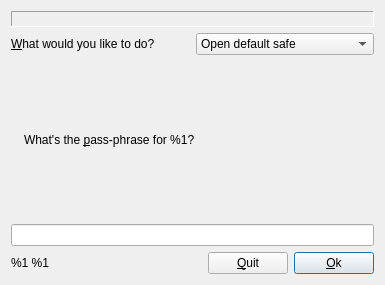
<?xml version="1.0" encoding="UTF-8"?>
<ui version="4.0">
 <class>StartupDlgBase</class>
 <widget class="QDialog" name="StartupDlgBase">
  <property name="geometry">
   <rect>
    <x>0</x>
    <y>0</y>
    <width>385</width>
    <height>285</height>
   </rect>
  </property>
  <property name="minimumSize">
   <size>
    <width>385</width>
    <height>285</height>
   </size>
  </property>
  <property name="maximumSize">
   <size>
    <width>385</width>
    <height>285</height>
   </size>
  </property>
  <property name="windowTitle">
   <string>Welcome to MyPasswordSafe</string>
  </property>
  <layout class="QVBoxLayout">
   <item>
    <widget class="QLabel" name="pixmapLabel2">
     <property name="frameShape">
      <enum>QFrame::Panel</enum>
     </property>
     <property name="frameShadow">
      <enum>QFrame::Sunken</enum>
     </property>
     <property name="pixmap">
      <pixmap resource="../resources.qrc">:/images/about_banner.png</pixmap>
     </property>
     <property name="scaledContents">
      <bool>true</bool>
     </property>
     <property name="wordWrap">
      <bool>false</bool>
     </property>
    </widget>
   </item>
   <item>
    <layout class="QHBoxLayout">
     <item>
      <widget class="QLabel" name="textLabel2">
       <property name="text">
        <string>&amp;What would you like to do?</string>
       </property>
       <property name="wordWrap">
        <bool>false</bool>
       </property>
       <property name="buddy">
        <cstring>actionBox</cstring>
       </property>
      </widget>
     </item>
     <item>
      <widget class="QComboBox" name="actionBox">
       <item>
        <property name="text">
         <string>Open default safe</string>
        </property>
       </item>
       <item>
        <property name="text">
         <string>Browse</string>
        </property>
       </item>
       <item>
        <property name="text">
         <string>Create new safe</string>
        </property>
       </item>
      </widget>
     </item>
    </layout>
   </item>
   <item>
    <widget class="QStackedWidget" name="passPhraseStack">
     <widget class="QWidget" name="passPhrase">
      <property name="geometry">
       <rect>
        <x>0</x>
        <y>0</y>
        <width>367</width>
        <height>76</height>
       </rect>
      </property>
      <layout class="QGridLayout">
       <property name="margin">
        <number>0</number>
       </property>
       <item row="1" column="0">
        <widget class="QLineEdit" name="passPhraseBox">
         <property name="echoMode">
          <enum>QLineEdit::Password</enum>
         </property>
        </widget>
       </item>
       <item row="0" column="0">
        <layout class="QHBoxLayout">
         <item>
          <widget class="QLabel" name="pixmapLabel1">
           <property name="sizePolicy">
            <sizepolicy hsizetype="Fixed" vsizetype="Fixed">
             <horstretch>0</horstretch>
             <verstretch>0</verstretch>
            </sizepolicy>
           </property>
           <property name="pixmap">
            <pixmap resource="../resources.qrc">:/images/keys.png</pixmap>
           </property>
           <property name="scaledContents">
            <bool>true</bool>
           </property>
           <property name="wordWrap">
            <bool>false</bool>
           </property>
          </widget>
         </item>
         <item>
          <widget class="QLabel" name="openLabel">
           <property name="text">
            <string>What's the &amp;pass-phrase for %1?</string>
           </property>
           <property name="alignment">
            <set>Qt::AlignVCenter</set>
           </property>
           <property name="wordWrap">
            <bool>true</bool>
           </property>
           <property name="buddy">
            <cstring>passPhraseBox</cstring>
           </property>
          </widget>
         </item>
        </layout>
       </item>
      </layout>
     </widget>
     <widget class="QWidget" name="newPassPhrase">
      <property name="geometry">
       <rect>
        <x>0</x>
        <y>0</y>
        <width>100</width>
        <height>30</height>
       </rect>
      </property>
      <layout class="QGridLayout">
       <property name="margin">
        <number>0</number>
       </property>
       <item row="0" column="1">
        <widget class="QLineEdit" name="newPassPhraseBox">
         <property name="echoMode">
          <enum>QLineEdit::Password</enum>
         </property>
        </widget>
       </item>
       <item row="1" column="1">
        <widget class="QLineEdit" name="verifyBox">
         <property name="echoMode">
          <enum>QLineEdit::Password</enum>
         </property>
        </widget>
       </item>
       <item row="0" column="0">
        <widget class="QLabel" name="textLabel2_2">
         <property name="text">
          <string>&amp;Pass-phrase:</string>
         </property>
         <property name="wordWrap">
          <bool>false</bool>
         </property>
         <property name="buddy">
          <cstring>passPhraseBox</cstring>
         </property>
        </widget>
       </item>
       <item row="1" column="0">
        <widget class="QLabel" name="textLabel3">
         <property name="text">
          <string>&amp;Verify:</string>
         </property>
         <property name="wordWrap">
          <bool>false</bool>
         </property>
         <property name="buddy">
          <cstring>verifyBox</cstring>
         </property>
        </widget>
       </item>
      </layout>
     </widget>
    </widget>
   </item>
   <item>
    <layout class="QHBoxLayout">
     <item>
      <widget class="QLabel" name="versionLabel">
       <property name="text">
        <string>%1 %1</string>
       </property>
       <property name="wordWrap">
        <bool>false</bool>
       </property>
      </widget>
     </item>
     <item>
      <spacer name="spacer2">
       <property name="orientation">
        <enum>Qt::Horizontal</enum>
       </property>
       <property name="sizeType">
        <enum>QSizePolicy::Expanding</enum>
       </property>
       <property name="sizeHint" stdset="0">
        <size>
         <width>149</width>
         <height>20</height>
        </size>
       </property>
      </spacer>
     </item>
     <item>
      <widget class="QPushButton" name="quitButton">
       <property name="text">
        <string>&amp;Quit</string>
       </property>
       <property name="icon">
        <iconset resource="../resources.qrc">
         <normaloff>:/images/exit.png</normaloff>:/images/exit.png</iconset>
       </property>
       <property name="shortcut">
        <string>Alt+Q</string>
       </property>
      </widget>
     </item>
     <item>
      <widget class="QPushButton" name="okButton">
       <property name="text">
        <string>&amp;Ok</string>
       </property>
       <property name="icon">
        <iconset resource="../resources.qrc">
         <normaloff>:/images/button_ok.png</normaloff>:/images/button_ok.png</iconset>
       </property>
       <property name="shortcut">
        <string>Alt+O</string>
       </property>
       <property name="default">
        <bool>true</bool>
       </property>
      </widget>
     </item>
    </layout>
   </item>
  </layout>
 </widget>
 <layoutdefault spacing="6" margin="11"/>
 <customwidgets>
  <customwidget>
   <class>Q3Frame</class>
   <extends>QFrame</extends>
   <header>Qt3Support/Q3Frame</header>
   <container>1</container>
  </customwidget>
  <customwidget>
   <class>Q3WidgetStack</class>
   <extends>Q3Frame</extends>
   <header>q3widgetstack.h</header>
   <container>1</container>
  </customwidget>
 </customwidgets>
 <tabstops>
  <tabstop>passPhraseBox</tabstop>
  <tabstop>newPassPhraseBox</tabstop>
  <tabstop>verifyBox</tabstop>
  <tabstop>actionBox</tabstop>
  <tabstop>okButton</tabstop>
  <tabstop>quitButton</tabstop>
 </tabstops>
 <resources>
  <include location="../resources.qrc"/>
 </resources>
 <connections>
  <connection>
   <sender>quitButton</sender>
   <signal>clicked()</signal>
   <receiver>StartupDlgBase</receiver>
   <slot>reject()</slot>
   <hints>
    <hint type="sourcelabel">
     <x>235</x>
     <y>267</y>
    </hint>
    <hint type="destinationlabel">
     <x>20</x>
     <y>20</y>
    </hint>
   </hints>
  </connection>
  <connection>
   <sender>okButton</sender>
   <signal>clicked()</signal>
   <receiver>StartupDlgBase</receiver>
   <slot>okClicked()</slot>
   <hints>
    <hint type="sourcelabel">
     <x>318</x>
     <y>267</y>
    </hint>
    <hint type="destinationlabel">
     <x>20</x>
     <y>20</y>
    </hint>
   </hints>
  </connection>
  <connection>
   <sender>actionBox</sender>
   <signal>activated(int)</signal>
   <receiver>StartupDlgBase</receiver>
   <slot>actionChanged(int)</slot>
   <hints>
    <hint type="sourcelabel">
     <x>216</x>
     <y>151</y>
    </hint>
    <hint type="destinationlabel">
     <x>20</x>
     <y>20</y>
    </hint>
   </hints>
  </connection>
 </connections>
</ui>
